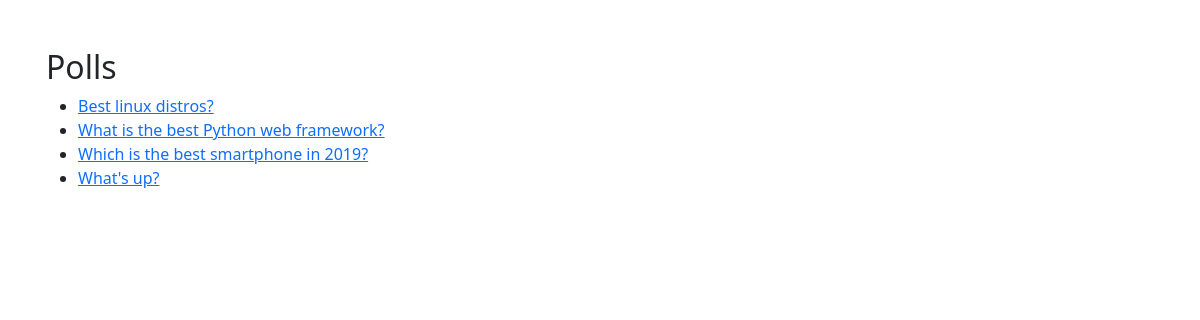
Screenshot of /polls/ with the database file from the repository.
### polls/models.py (models this page shows, shortened)
class Question(models.Model):
    question_text = models.CharField(max_length=200)
    pub_date = models.DateTimeField('date published')
    def was_published_recently(self):
        now = timezone.now()
        return now - datetime.timedelta(days=1) <= self.pub_date <= now
    was_published_recently.admin_order_field = 'pub_date'
    was_published_recently.boolean = True
    was_published_recently.short_description = "Published recently"

### polls/views.py (the view)
# urls.py: path('', views.IndexView.as_view(), name='index'),
class IndexView(generic.ListView):
    template_name = "polls/index.html"
    context_object_name = 'latest_question_list'
    def get_queryset(self):
        return Question.objects.filter(pub_date__lt=timezone.now()).order_by('-pub_date')[:5]

### polls/templates/polls/index.html
{% extends "polls/base.html" %}
{% block content %}
<h2>Polls</h2>
{% if latest_question_list %}
<ul>
    {% for question in latest_question_list %}
    <li><a href="{% url 'polls:detail' question.id %}">{{ question.question_text }}</a></li>
    {% endfor %}
</ul>
{% else %}
<p>No polls are available.</p>
{% endif %}
{% endblock %}

### rows the page displays
Question: question_text "Best linux distros?"
Question: question_text "What is the best Python web framework?"
Question: question_text "Which is the best smartphone in 2019?"
Question: question_text "What's up?"
